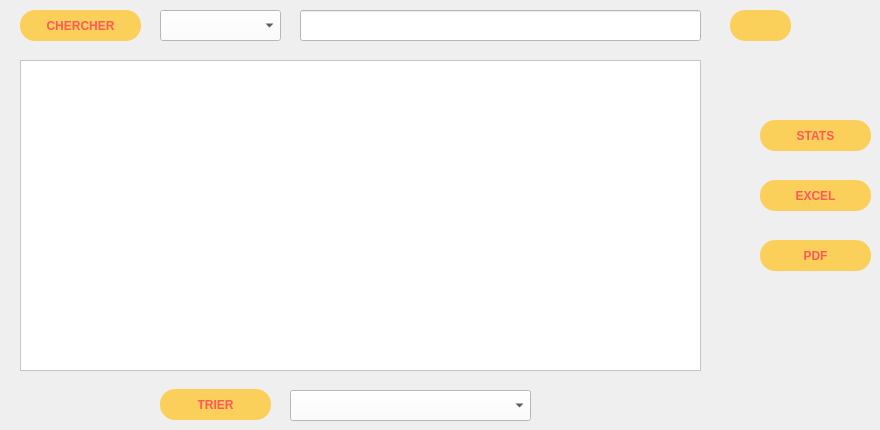
       <widget class="QWidget" name="tab_10">
        <property name="styleSheet">
         <string notr="true"/>
        </property>
        <attribute name="title">
         <string>AFFICHER</string>
        </attribute>
        <widget class="QTableView" name="tab_Mission">
         <property name="geometry">
          <rect>
           <x>20</x>
           <y>60</y>
           <width>681</width>
           <height>311</height>
          </rect>
         </property>
         <property name="styleSheet">
          <string notr="true">background-color:#FFFFFF;</string>
         </property>
        </widget>
        <widget class="QPushButton" name="pushButton_7">
         <property name="geometry">
          <rect>
           <x>760</x>
           <y>240</y>
           <width>111</width>
           <height>31</height>
          </rect>
         </property>
         <property name="styleSheet">
          <string notr="true">QPushButton{
border-radius:15px;
	background:#FACF5A;
	color:#FF5959;
	font-weight : bold;
}
QPushButton:hover
{
		background:#FF5959;
		color:#FACF5A;
		font-weight: bold;
}


</string>
         </property>
         <property name="text">
          <string>PDF</string>
         </property>
         <property name="icon">
          <iconset>
           <normaloff>../../Documents/projet_2a39/feather/file-text.svg</normaloff>../../Documents/projet_2a39/feather/file-text.svg</iconset>
         </property>
        </widget>
        <widget class="QPushButton" name="pushButton_8">
         <property name="geometry">
          <rect>
           <x>760</x>
           <y>120</y>
           <width>111</width>
           <height>31</height>
          </rect>
         </property>
         <property name="styleSheet">
          <string notr="true">QPushButton{
border-radius:15px;
	background:#FACF5A;
	color:#FF5959;
	font-weight : bold;
}
QPushButton:hover
{
		background:#FF5959;
		color:#FACF5A;
		font-weight: bold;
}

</string>
         </property>
         <property name="text">
          <string>STATS</string>
         </property>
         <property name="icon">
          <iconset>
           <normaloff>../../Documents/projet_2a39/feather/bar-chart-2.svg</normaloff>../../Documents/projet_2a39/feather/bar-chart-2.svg</iconset>
         </property>
        </widget>
        <widget class="QPushButton" name="pushButton_10">
         <property name="geometry">
          <rect>
           <x>160</x>
           <y>389</y>
           <width>111</width>
           <height>31</height>
          </rect>
         </property>
         <property name="styleSheet">
          <string notr="true">QPushButton{
border-radius:15px;
	background:#FACF5A;
	color:#FF5959;
	font-weight : bold;
}
QPushButton:hover
{
		background:#FF5959;
		color:#FACF5A;
		font-weight: bold;
}


</string>
         </property>
         <property name="text">
          <string>TRIER</string>
         </property>
         <property name="icon">
          <iconset>
           <normaloff>../../Documents/projet_2a39/feather/align-center.svg</normaloff>../../Documents/projet_2a39/feather/align-center.svg</iconset>
         </property>
        </widget>
        <widget class="QPushButton" name="CHERCHER">
         <property name="geometry">
          <rect>
           <x>20</x>
           <y>10</y>
           <width>121</width>
           <height>31</height>
          </rect>
         </property>
         <property name="styleSheet">
          <string notr="true">QPushButton{
border-radius:15px;
	background:#FACF5A;
	color:#FF5959;
	font-weight : bold;
}
QPushButton:hover
{
		background:#FF5959;
		color:#FACF5A;
		font-weight: bold;
}</string>
         </property>
         <property name="text">
          <string>CHERCHER</string>
         </property>
         <property name="icon">
          <iconset>
           <normaloff>../../Documents/projet_2a39/feather/search.svg</normaloff>../../Documents/projet_2a39/feather/search.svg</iconset>
         </property>
        </widget>
        <widget class="QComboBox" name="comboBox_3">
         <property name="geometry">
          <rect>
           <x>290</x>
           <y>390</y>
           <width>241</width>
           <height>31</height>
          </rect>
         </property>
         <property name="styleSheet">
          <string notr="true">background : white;</string>
         </property>
        </widget>
        <widget class="QComboBox" name="comboBox_cher">
         <property name="geometry">
          <rect>
           <x>160</x>
           <y>10</y>
           <width>121</width>
           <height>31</height>
          </rect>
         </property>
         <property name="styleSheet">
          <string notr="true">background : white;</string>
         </property>
         <property name="duplicatesEnabled">
          <bool>false</bool>
         </property>
         <property name="frame">
          <bool>true</bool>
         </property>
        </widget>
        <widget class="QPushButton" name="pushButton_3">
         <property name="geometry">
          <rect>
           <x>730</x>
           <y>10</y>
           <width>61</width>
           <height>31</height>
          </rect>
         </property>
         <property name="styleSheet">
          <string notr="true">QPushButton{
border-radius:15px;
	background:#FACF5A;
	color:#FF5959;
	font-weight : bold;
}
QPushButton:hover
{
		background:#FF5959;
		color:#FACF5A;
		font-weight: bold;
}</string>
         </property>
         <property name="text">
          <string/>
         </property>
         <property name="icon">
          <iconset>
           <normaloff>../../Documents/feather/refresh-cw.svg</normaloff>../../Documents/feather/refresh-cw.svg</iconset>
         </property>
        </widget>
        <widget class="QPushButton" name="execl">
         <property name="geometry">
          <rect>
           <x>760</x>
           <y>180</y>
           <width>111</width>
           <height>31</height>
          </rect>
         </property>
         <property name="styleSheet">
          <string notr="true">QPushButton{
border-radius:15px;
	background:#FACF5A;
	color:#FF5959;
	font-weight : bold;
}
QPushButton:hover
{
		background:#FF5959;
		color:#FACF5A;
		font-weight: bold;
}</string>
         </property>
         <property name="text">
          <string>EXCEL</string>
         </property>
         <property name="icon">
          <iconset>
           <normaloff>../../Documents/feather/file-plus.svg</normaloff>../../Documents/feather/file-plus.svg</iconset>
         </property>
        </widget>
        <widget class="QLineEdit" name="lineEdit_cher">
         <property name="geometry">
          <rect>
           <x>300</x>
           <y>10</y>
           <width>401</width>
           <height>31</height>
          </rect>
         </property>
         <property name="styleSheet">
          <string notr="true">background-color:#FFFFFF;</string>
         </property>
        </widget>
        <zorder>comboBox_3</zorder>
        <zorder>pushButton_3</zorder>
        <zorder>tab_Mission</zorder>
        <zorder>pushButton_7</zorder>
        <zorder>pushButton_10</zorder>
        <zorder>CHERCHER</zorder>
        <zorder>comboBox_cher</zorder>
        <zorder>execl</zorder>
        <zorder>lineEdit_cher</zorder>
        <zorder>pushButton_8</zorder>
       </widget>
